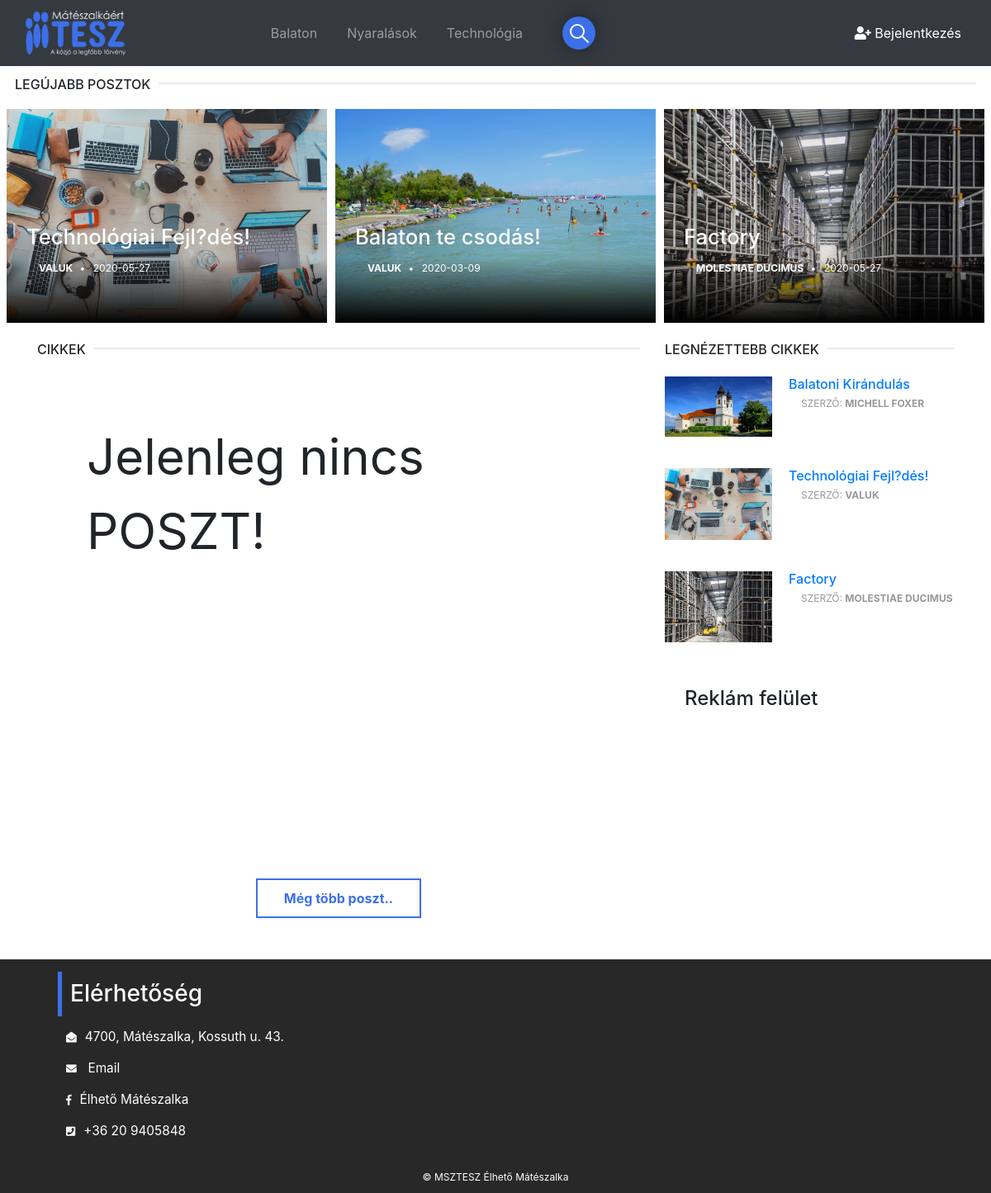
Before: / with the older database file.
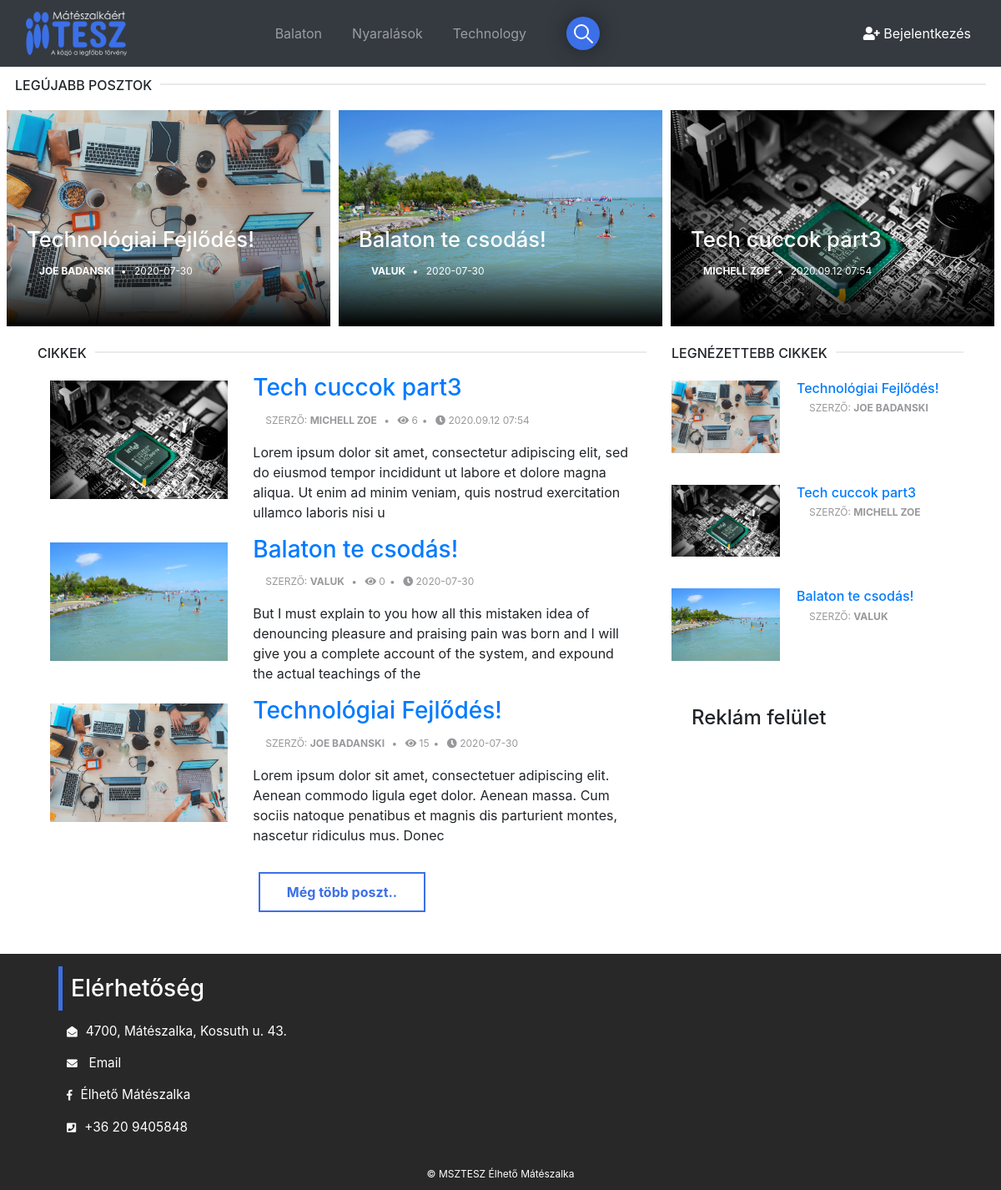
After: the same page with the newer database file.
### tables this page shows
CREATE TABLE `kategoriak` (
  `cat_id` int(3) UNSIGNED NOT NULL,
  `cat_cim` varchar(255) NOT NULL
);

CREATE TABLE `posztok` (
  `post_id` int(3) NOT NULL,
  `post_cat_id` int(3) NOT NULL,
  `post_cim` varchar(255) NOT NULL,
  `post_author` varchar(255) NOT NULL,
  `post_user` varchar(255) NOT NULL,
  `post_date` varchar(50) NOT NULL,
  `post_img` text NOT NULL,
  `post_tartalom` text NOT NULL,
  `post_tags` varchar(255) NOT NULL,
  `post_com_count` int(11) NOT NULL,
  `post_status` varchar(255) NOT NULL,
  `post_views` int(11) NOT NULL,
  `likes` int(11) NOT NULL
);

### admin/functions.php (called while the page is built, shortened)
<?php
function imagePlaceholder($image = ''){
 if (!$image) {
   return 'img';
 } else {
   return $image;
 }
}
?>

### index.php (the view, shortened to what the changed rows need)
<?php include "includes/header.php"; ?>
<?php include "includes/nav.php"; ?>
<section class="section first-section">
    <div class="container-fluid">
      <div class="col-md-12">
        <div class="section-title">
          <h2 class="title">Legújabb posztok</h2>
        </div>
      </div>
      <?php
      $query = "SELECT * FROM posztok  ORDER BY post_id DESC LIMIT 3";
      $select_all_post = mysqli_query($connect, $query);
      while ($row = mysqli_fetch_assoc($select_all_post)) {
        $post_id = $row['post_id'];
        $post_cim = $row['post_cim'];
        $post_user = $row['post_user'];
        $post_author = $row['post_author'];
        $post_date = $row['post_date'];
        $post_img = $row['post_img'];
        $post_status = $row['post_status'];
        if ($post_status !== 'publikált') {
          echo "<h1 class='text-center'>Jelenleg nincs POSZT!</h1>";
        } else {
          ?>
        <div class="masonry-blog clearfix">
            <div class="left-side">
                <div class="masonry-box post-media">
                     <img src="img/<?php echo imagePlaceholder($post_img); ?>" alt="" class="img-fluid">
                     <div class="shadoweffect">
                        <div class="shadow-desc">
                            <div class="post post-thumb">
                                <h3 class="post-title title-lg"><a href="/cms/post/<?php echo $post_id; ?>"><?php echo $post_cim ?></a></h3>
                               <ul class="post-meta">
                                <li><?php if(!empty($post_user)): ?>
                                   <a href="/cms/user_post.php?user=<?php echo $post_user; ?>&p_id=<?php echo $post_id; ?>"  target="_blank"><?php echo $post_user ?></a>
                                <?php elseif(!empty($post_author)): ?>
                                     <a href="/cms/author_post.php?author=<?php echo $post_author; ?>&p_id=<?php echo $post_id; ?>"  target="_blank"><?php echo $post_author ?></a>
                                <?php endif; ?></li>
                                <li><?php echo $post_date; ?></li>
                                </ul>
                            </div>
                        </div>
                    </div>
                </div>
            </div>
        <?php } }?>
    </div>
  </div>
</section>
    <div class="container">
        <div class="row">
            <div class="col-md-8">
              <div class="section-title">
                <h2 class="title">Cikkek</h2>
              </div>
                 <?php
              $post_query_count = "SELECT * FROM posztok WHERE post_status = 'publikált'";
              $find_count = mysqli_query($connect, $post_query_count);
              $count = mysqli_num_rows($find_count);
              if ($count < 1) {
                echo "<p class='show-post'>Jelenleg nincs POSZT!</p>";
              } else {
            $rowperpage = 3;
                 $query = "SELECT * FROM posztok ORDER BY post_id asc limit 0,$rowperpage";
                 $select_all_post = mysqli_query($connect, $query);
                 while ($row = mysqli_fetch_assoc($select_all_post)) {
                   $post_id = $row['post_id'];
                   $post_cim = $row['post_cim'];
                   $post_user = $row['post_user'];
                   $post_author = $row['post_author'];
                   $post_date = $row['post_date'];
                   $post_img = $row['post_img'];
                   $post_tartalom = substr($row['post_tartalom'], 0,200);
                   $post_views = $row['post_views'];
                    ?>
                    <div class="load" id="post_<?php echo $post_id; ?>">
                    <div class="container">
               			<div class="row">
                      <div class="col-md-4">
                      <div class="post">
                      <a class="post-img" href="post.php?p_id=<?php echo $post_id; ?>">
                      <img class="img-fluid" src="img/<?php echo imagePlaceholder($post_img); ?>" alt="">
                      </a>
                      </div>
                    </div>
               					<div class="col-md-8">
                          <div class="post-body">
                             <h3 class="post-title"><a class="author" href="post/<?php echo $post_id; ?>"><?php echo $post_cim ?></a></h3>
               							<ul class="post-meta">
               								<li><?php if (!empty($post_user)): ?>
                                Szerző: <a class="author" href="/cms/user_post.php?user=<?php echo $post_user; ?>&p_id=<?php echo $post_id; ?>"  target="_blank"><?php echo $post_user ?></a>
                              <?php else: ?>
                                  Szerző: <a class="author" href="/cms/author_post.php?author=<?php echo $post_author; ?>&p_id=<?php echo $post_id; ?>"  target="_blank"><?php echo $post_author ?></a>
                              <?php endif; ?></li>
                              <li><span class="fa fa-eye"></span> <?php echo $post_views; ?></li>
               								<li><span class="fa fa-clock-o"></span> <?php echo $post_date; ?></li>
               							</ul>
               							<p><?php echo $post_tartalom ?></p>
               						</div>
               					</div>
                      </div>
                        </div>
                      </div>
                 <?php }  }?>
                <div class="row">
                    <div class="col-md-12">
                    </div>
                </div>
            </div>
            <?php include "includes/side.php"; ?>
        </div>
        </div>
        <?php include "includes/footer.php"; ?>

### includes/nav.php (shortened to what the changed rows need)
<nav class="navbar navbar-expand-lg navbar-dark fixed-top bg-dark">
	<div id="navbarCollapse" class="collapse navbar-collapse justify-content-start">
		<ul class="nav navbar-nav">
        <?php
$query = "SELECT * FROM kategoriak";
$select_all_cat_query = mysqli_query($connect, $query);
while ($row = mysqli_fetch_assoc($select_all_cat_query)) {
  $cat_cim = $row['cat_cim'];
  $cat_id = $row['cat_id'];
  $category_class = '';
  echo "<li class='$category_class'><a class='nav-link' href='/cms/category/$cat_id'>{$cat_cim}</a></li>";
}
?>
		</ul>
	</div>
</nav>

### includes/side.php (shortened to what the changed rows need)
<div class="col-md-4">
<div class="aside-widget">
  <div class="section-title">
    <h2 class="title">Legnézettebb cikkek</h2>
  </div>
  <?php
        $query = "SELECT * FROM posztok ORDER BY post_views DESC LIMIT 3";
        $select_view_post = mysqli_query($connect, $query);
        while ($row = mysqli_fetch_assoc($select_view_post)) {
          $post_id = $row['post_id'];
          $post_cim = $row['post_cim'];
          $post_img = $row['post_img'];
          $post_user = $row['post_user'];
          $post_author = $row['post_author'];
         ?>
  <div class="post post-widget">
    <a class="post-img" href="/cms/post.php?p_id=<?php echo $post_id; ?>">
    <img class="img-fluid" src="/cms/img/<?php echo imagePlaceholder($post_img); ?>" alt="">
    </a>
    <div class="post-body">
    <h3 class="post-title"><a class="author" href="/cms/post/<?php echo $post_id; ?>"><?php echo $post_cim ?></a></h3>
    <ul class="post-meta">
      <li><?php if (!empty($post_user)): ?>
        Szerző: <a class="author" href="/cms/user_post.php?user=<?php echo $post_user; ?>&p_id=<?php echo $post_id; ?>"  target="_blank"><?php echo $post_user ?></a>
      <?php else: ?>
          Szerző: <a class="author" href="/cms/author_post.php?author=<?php echo $post_author; ?>&p_id=<?php echo $post_id; ?>"  target="_blank"><?php echo $post_author ?></a>
      <?php endif; ?></li>
    </ul>
    </div>
  </div>
<?php } ?>
</div>
</div>

Changed rows visible on the page:
removed posztok: post_img (picture), post_cim "Factory", post_author "MOLESTIAE DUCIMUS", post_date "2020-05-27"
removed posztok: post_img (picture), post_cim "Balatoni Kirándulás", post_author "MICHELL FOXER", shown under "LEGNÉZETTEBB CIKKEK"
changed kategoriak: cat_cim "Technológia" → "Technology"
now on one of the page's lists (row edited): posztok: post_cim "Technológiai Fejlődés!", post_author "JOE BADANSKI", post_views "15", post_date "2020-07-30", post_tartalom "Lorem ipsum dolor sit amet, consectetuer adipiscing elit. Aenean commodo ligula eget dolor. Aenean massa. Cum sociis natoque penatibus et magnis dis parturient montes, nascetur ridiculus mus. Donec"
changed posztok: post_cim "Technológiai Fejl?dés!" → "Technológiai Fejlődés!"; post_status "publikált" → "publikÃ¡lt" (drawn); post_author (not shown) → "JOE BADANSKI"; post_date "2020-05-27" → "2020-07-30"; post_user "VALUK" → (not shown)
now on one of the page's lists (row edited): posztok: post_cim "Balaton te csodás!", post_user "VALUK", post_views "0", post_date "2020-07-30", post_tartalom "But I must explain to you how all this mistaken idea of denouncing pleasure and praising pain was born and I will give you a complete account of the system, and expound the actual teachings of the"
changed posztok "Balaton te csodás!": post_date "2020-03-09" → "2020-07-30"
now on this page (row edited): posztok: post_img (picture), post_cim "Tech cuccok part3", post_author "MICHELL ZOE", post_date "2020.09.12 07:54", post_views "6", post_tartalom "Lorem ipsum dolor sit amet, consectetur adipiscing elit, sed do eiusmod tempor incididunt ut labore et dolore magna aliqua. Ut enim ad minim veniam, quis nostrud exercitation ullamco laboris nisi u"
Other visible differences:
text no longer shown: "Jelenleg nincs POSZT!"
